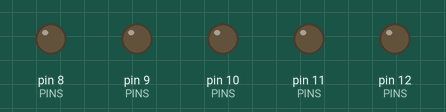
Bench run of a sketch on a simulated Arduino Uno, built with avr-gcc and run on an emulated ATmega328P. Parts: output pins drawn as LEDs (lit = HIGH).

Above: at 0.1 s.
At 10.0 s:
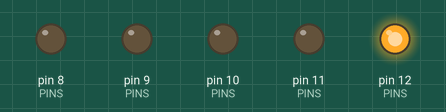
At 20.0 s:
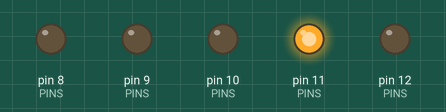
At 30.0 s:
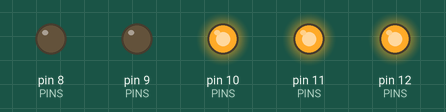
At 40.0 s:
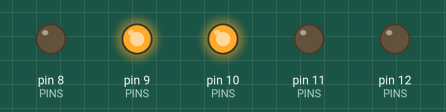
Timing chart, 0 to 40.0 s (numbered marks = the images above):
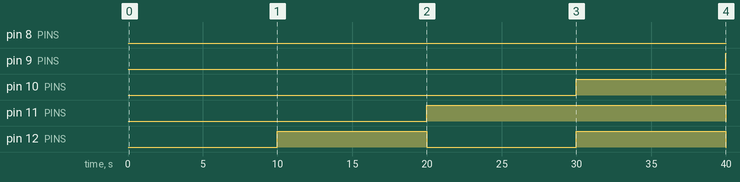

Measured:
- by itself, pin 9 (PINS): LOW → HIGH at 40.0 s
- by itself, pin 10 (PINS): LOW → HIGH at 30.0 s
- by itself, pin 11 (PINS): LOW → HIGH at 20.0 s, → LOW 20.0 s later
- by itself, pin 12 (PINS): alternates HIGH for 10.0 s and LOW for 10.0 s

The sketch:

LedCascade.ino
```cpp
#include <avr/io.h>
#include <avr/interrupt.h>

// Используем PORTB, что соответствует пинам 8-12 на Arduino Uno
#define LED_PORT PORTB
#define LED_DDR  DDRB

const uint8_t PINS[] = {
    (1 << PB4), // LED A (D12)
    (1 << PB3), // LED B (D11)
    (1 << PB2), // LED C (D10)
    (1 << PB1), // LED D (D9)
    (1 << PB0)  // LED E (D8)
};
#define NUM_LEDS 5

const unsigned int PERIODS[] = {1000, 2000, 3000, 4000, 5000};

volatile unsigned int master_counter = 0; // Общий счетчик тактов
volatile unsigned int led_counters[NUM_LEDS] = {0}; // Счетчики для каждого LED


void update_leds() {
    master_counter++;

    for (int i = 0; i < NUM_LEDS; i++) {
        led_counters[i]++;

        if (led_counters[i] >= PERIODS[i]) {
            LED_PORT ^= PINS[i];
            led_counters[i] = 0;
        }
    }
}

ISR(TIMER1_COMPA_vect) {
    update_leds();
}

void setup() {
    LED_DDR |= (1 << DDB0) | (1 << DDB1) | (1 << DDB2) | (1 << DDB3) | (1 << DDB4);

    LED_PORT &= ~((1 << PB0) | (1 << PB1) | (1 << PB2) | (1 << PB3) | (1 << PB4));

    cli();

    OCR1A = 624; // 10 мс

    TCCR1A = 0;
    TCCR1B = 0;

    TCCR1B |= (1 << WGM12);

    TCCR1B |= (1 << CS12);

    TIMSK1 |= (1 << OCIE1A);

    sei();
}


void loop() {
}
```
